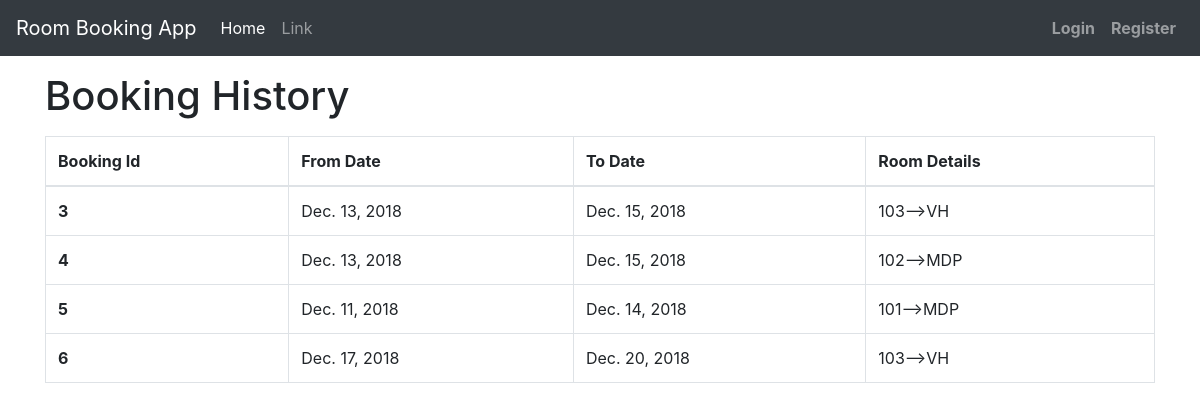
The page /room_booking/bookings/ (signed in) on the database its author committed.
### room_booking/models.py (models this page shows, shortened)
class Booking(models.Model):
	visitor = models.ForeignKey(Visitor,models.SET_NULL, blank=True, null=True)
	room = models.ForeignKey(Room,on_delete=models.CASCADE)
	from_date = models.DateField(auto_now=False,auto_now_add =False)
	to_date = models.DateField(auto_now=False,auto_now_add =False)

class Room(models.Model):
	visitor = models.ManyToManyField(Visitor,through= 'Booking')
	room_no =  models.CharField(max_length=4)
	location = models.CharField(max_length=4)
	facilities = models.CharField(max_length=50)

### room_booking/views.py (the view)
# urls.py: path('bookings/',user_views.bookings,name="bookings"),
def bookings(request):
	vis = User.objects.get(username = request.user).visitor
	context= {'booking_obj_list':Booking.objects.filter(visitor=vis)}
	return render(request,'room_booking/bookings.html',context)

### room_booking/templates/room_booking/bookings.html (shortened to what this page needs)
{% extends 'room_booking/base.html' %}
{% block content %}
	<div class="container">
		<h1>Booking History</h1>
		<table class="table table-bordered">
				<thead>
					<tr>
						<th scope="col">Booking Id</th>
						<th scope="col">From Date</th>
						<th scope="col">To Date</th>
						<th scope="col">Room Details</th>
					</tr>
				</thead>
				<tbody>
					{% for book in booking_obj_list %}
						<tr>
							<th scope="row">{{ book.id }}</td>
							<td>{{ book.from_date }}</td>
							<td>{{ book.to_date }}</td>
							<td>{{ book.room.room_no }}-->{{ book.room.location }}</td>
						</tr>
					{% endfor %}
				</tbody>
			</table>
	</div>
{% endblock %}

### room_booking/templates/room_booking/base.html (shortened to what this page needs)
<!DOCTYPE html>
<html>
<head>
	<link rel="stylesheet" href="https://stackpath.bootstrapcdn.com/bootstrap/4.1.3/css/bootstrap.min.css">
</head>
<body>
	<nav class="navbar navbar-expand-lg navbar-dark bg-dark">
	  <a class="navbar-brand" href="#">Room Booking App</a>
	  <div class="collapse navbar-collapse" id="navbarSupportedContent">
	    <ul class="navbar-nav mr-auto">
	      <li class="nav-item active">
	        <a class="nav-link" href="#">Home <span class="sr-only">(current)</span></a>
	      </li>
	      <li class="nav-item">
	        <a class="nav-link" href="#">Link</a>
	      </li>
	    </ul>
	  </div>
	  <div class="navbar-nav">
          <strong><a class="nav-item nav-link" href="#">Login</a></strong>
          <strong><a class="nav-item nav-link" href="{% url "room_booking:register" %}">Register</a></strong>
        </div>
	</nav>
		{% block content %}{% endblock %}
</body>
</html>

### rows shown on the page
Booking: id "3", from_date "Dec. 13, 2018", to_date "Dec. 15, 2018", room.room_no "103", room.location "VH"
Booking: id "4", from_date "Dec. 13, 2018", to_date "Dec. 15, 2018", room.room_no "102", room.location "MDP"
Booking: id "5", from_date "Dec. 11, 2018", to_date "Dec. 14, 2018", room.room_no "101", room.location "MDP"
Booking: id "6", from_date "Dec. 17, 2018", to_date "Dec. 20, 2018", room.room_no "103", room.location "VH"
